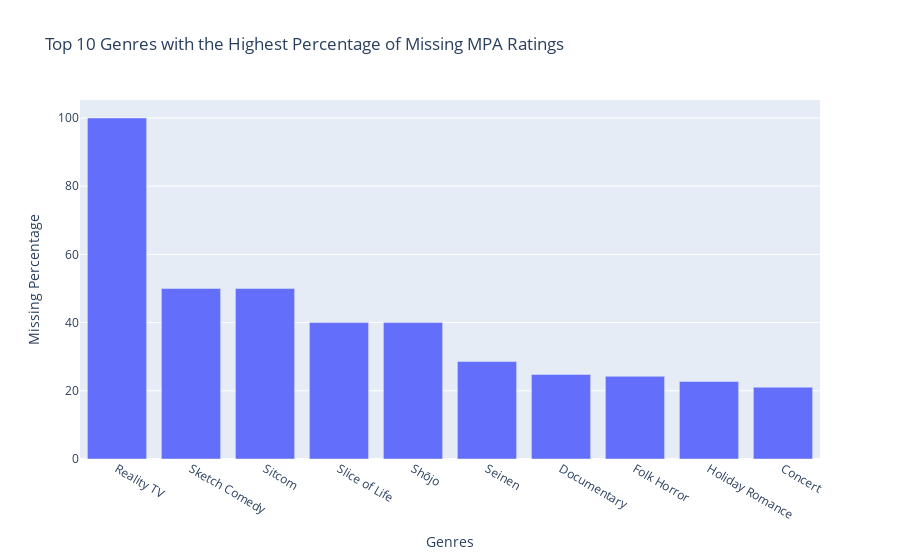

Here is the notebook cell this chart was saved with:
### Markdown cell above
- Initially from years 2000 to 2012, there has been a gradual decline in missing MPA rating values with lowest point in year 2012.
- But, after year 2012, there has been a sharp increase in missing MPA rating values with highest point in year 2024.

### Code cell
mpa_missing_pct = df.explode('genres').groupby('genres')['MPA'].apply(lambda x: x.isnull().mean() * 100).sort_values(ascending = False).head(10).reset_index(name = 'Missing Percentage')
fig = px.bar(
    mpa_missing_pct, 
    x = 'genres',
    y = 'Missing Percentage',
    labels = {'genres' : 'Genres'},
    title = 'Top 10 Genres with the Highest Percentage of Missing MPA Ratings'
)
fig.show()

### Figure 1 — Plotly figure (JSON) as saved in the notebook; plotly's stock layout.template omitted (floating-point values rounded to 4 significant figures)
{"data": [{"alignmentgroup": "True", "hovertemplate": "Genres=%{x}<br>Missing Percentage=%{y}<extra></extra>", "legendgroup": "", "marker": {"color": "#636efa", "pattern": {"shape": ""}}, "name": "", "offsetgroup": "", "orientation": "v", "showlegend": false, "textposition": "auto", "type": "bar", "x": ["Reality TV", "Sketch Comedy", "Sitcom", "Slice of Life", "Shōjo", "Seinen", "Documentary", "Folk Horror", "Holiday Romance", "Concert"], "xaxis": "x", "y": [100, 50, 50, 40, 40, 28.57, 24.8, 24.24, 22.73, 21.05], "yaxis": "y"}], "layout": {"autosize": true, "barmode": "relative", "legend": {"tracegroupgap": 0}, "title": {"text": "Top 10 Genres with the Highest Percentage of Missing MPA Ratings"}, "xaxis": {"anchor": "y", "autorange": true, "domain": [0, 1], "range": [-0.5, 9.5], "title": {"text": "Genres"}, "type": "category"}, "yaxis": {"anchor": "x", "autorange": true, "domain": [0, 1], "range": [0, 105.3], "title": {"text": "Missing Percentage"}, "type": "linear"}}}
